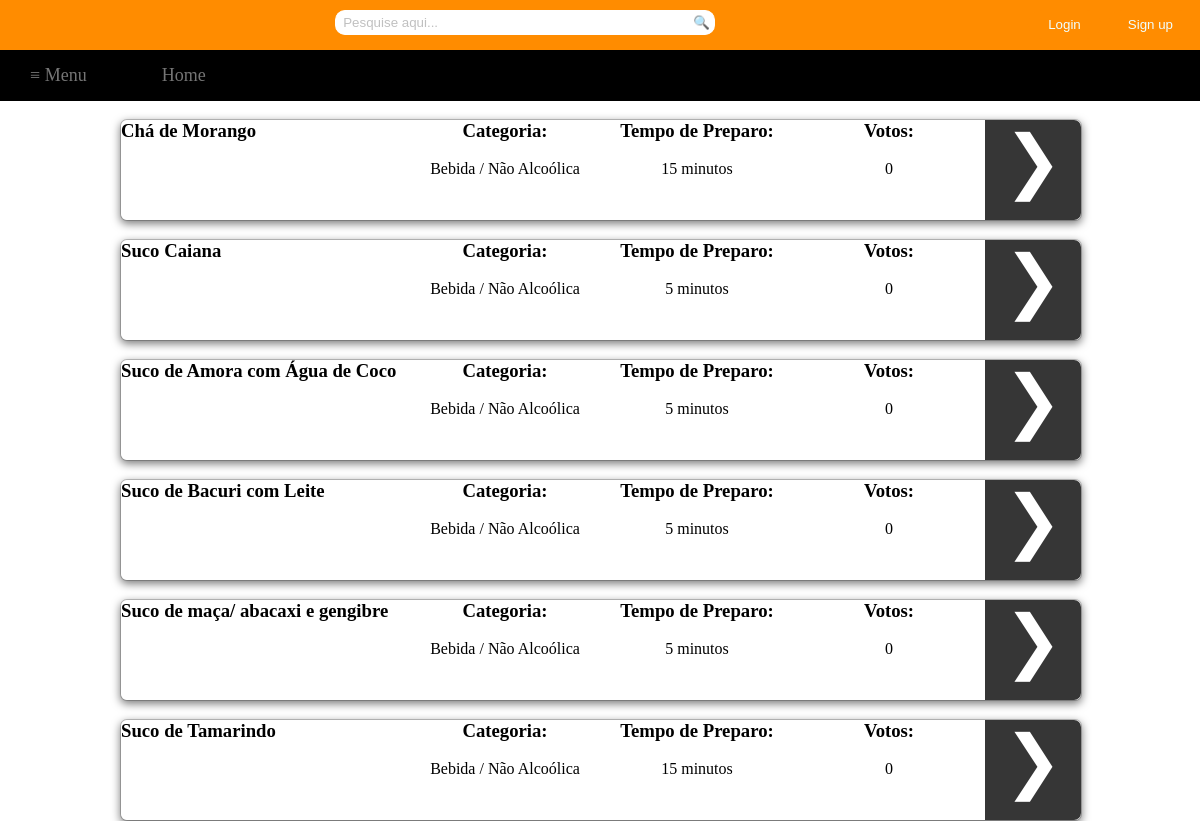
The page /TEX2/Recipes/nAlcoolica.php on the database its author committed.
### tables this page shows
CREATE TABLE `receita` (
  `codReceita` int(11) NOT NULL,
  `nomeReceita` varchar(255) DEFAULT NULL,
  `ingredientes` text,
  `modoPreparo` text,
  `codCategoria` int(11) DEFAULT NULL,
  `codTempo` int(11) DEFAULT NULL,
  `codUsuario` int(11) DEFAULT NULL,
  `totalVotos` int(11) NOT NULL
);

CREATE TABLE `tempo` (
  `codTempo` int(11) NOT NULL,
  `descTempo` varchar(255) DEFAULT NULL
);

### TEX2/Recipes/nAlcoolica.php (the view, shortened to what this page needs)
<html>
	<head>
		<link rel="stylesheet" type="text/css" href="../Style/style.css">
		<link rel="stylesheet" type="text/css" href="../Style/receitas.css">
	</head>
	<body>
		<div id="container">
			<div id="topbar">
				<?php
					if(!empty($_COOKIE['login']))
					{
						$name=$_COOKIE['login'];
						echo "<div id='sair'><input type='button' value='Sair' name='sair' onclick='location.href=&quot;../logout.php&quot;'/></div>";
						echo "<div id='bem-vindo'>Seja bem-vindo, $name</div>";
					}
					else
					{
						echo "<div id='btn2'><input type='button' value='Sign up' name='modal' href='#dialog2'/></div> ";
						echo "<div id='btn'><input type='button' value='Login' href='#dialog1' name='modal' /></div>";
					}
				?>
				<div id="search">
					<form method="post" action="../pesquisa.php">
						<div>
							<input type="search" class="searchbox" name="pesquisa" placeholder="  Pesquise aqui...">
							<a href="#">
								<button type="submit" name="submit" class="searchbox1">&#x1f50d;</button>
							</a>
						</div>
					</form>
				</div>
			</div>
			<div id="navbar">
				<?php
					if(!empty($_COOKIE['login']))
					{
						echo "<nav class='drop'>";
						echo "	<ul class='drop1'>";
						echo "	    <li class='dropMain'>";
						echo "	        <a href='#'>&#8801; Menu</a>";
						echo "	        <ul class='drop2'>";
						echo "	            <li>";
						echo "	            	<a href='doces.php'>Doces</a>";
						echo "	            </li>";
						echo "	            <li>";
						echo "	            	<a href='salgados.php'>Salgados</a>";
						echo "	            </li>";
						echo "	            <li>";
						echo "	            	<a href='saladas.php'>Saladas</a>";
						echo "	            </li>";
						echo "	            <li>";
						echo "	            	<a href='alcoolica.php'>Bebidas alcoólicas</a>";
						echo "	            </li>";
						echo "	            <li>";
						echo "	            	<a href='nAlcoolica.php'>Bebidas não alcoólicas</a>";
						echo "	            </li>";
						echo "	            <li>";
						echo "	            	<a href='rapidas.php'>Receitas rápidas(até 30 min)</a>";
						echo "	            </li>";
						echo "	            <li>";
						echo "	            	<a href='../visualizarReceitas.php'>Todas as receitas</a>";
						echo "	            </li>";
						echo "	        </ul>";
						echo "	    </li>";
						echo "		<li class='dropMain'>";
						echo "	        <a href='../index.php'>Home</a>";
						echo "	    </li>";
						echo "	    <li class='dropMain'>";
						echo "	        <a href='../receita.php'>Cadastrar Receita</a>";
						echo "	    </li>";
						echo "	    <li class='dropMain'>";
						echo "	        <a href='../viewReceitasCadastrado.php'>Minhas Receitas</a>";
						echo "	    </li>";
						echo "	</ul>";
						echo "</nav>";
					}
					else
					{
						echo "<nav class='drop'>";
						echo "	<ul class='drop1'>";
						echo "	    <li class='dropMain'>";
						echo "	        <a href='#'>&#8801; Menu</a>";
						echo "	    </li>";
						echo "		<li class='dropMain'>";
						echo "	        <a href='../index.php'>Home</a>";
						echo "	    </li>";
						echo "	</ul>";
						echo "</nav>";
					}
				?>
			</div>
			<div id="main">
				<div id="column_left">
				</div>
				<div id="column_center">
					<?php
						include('../Includes/conn.php');
						$query1=mysqli_query($conn,"SELECT codReceita, nomeReceita, totalVotos FROM receita WHERE codCategoria LIKE 4 ORDER BY totalVotos desc, nomeReceita asc; ");
						while($query2=mysqli_fetch_array($query1))
						{
							echo "<br /><div id='box'>";
							echo "<div id='left'><h3>".$query2['nomeReceita']."</h3></div>";
							$sql = "SELECT categoria.descCategoria FROM categoria, receita WHERE categoria.codCategoria=receita.codCategoria AND codReceita LIKE ".$query2['codReceita'].";";
							$result = mysqli_query($conn,$sql);
							while ($row = mysqli_fetch_array($result))
							{
								echo "<div id='center1'><center><h3>Categoria:</h3><br />".$row['descCategoria']."</center></div>";
							}
							$sql = "SELECT tempo.descTempo FROM tempo, receita WHERE tempo.codTempo=receita.codTempo AND codReceita LIKE ".$query2['codReceita'].";";
							$result = mysqli_query($conn,$sql);
							while ($row = mysqli_fetch_array($result))
							{
								echo "<div id='center2'><center><h3>Tempo de Preparo:</h3><br />".$row['descTempo']."</center></div>";
							}
							echo "<div id='center3'><center><h3>Votos:</h3><br />".$query2['totalVotos']."</center></div>";
							echo "<div id='right'><center><a class='visualizar' value='&#10095;' href='../visualizar.php?codReceita=".$query2['codReceita']."'>&#10095;</a></center></div>";
							echo "</div>";
						}
					?>
				</div>
				<div id="column_right">
				</div>
			</div>
		</div>
	</body>
</html>

### TEX2/Style/style.css (style rules this page uses)
* { margin: 0px; padding: 0px; }
#container { margin: 0; width: 100%; height: 100%; }
#topbar { margin: 0; width: 100%; height: 50px; background: #FF8C00; }
#navbar { margin: 0; width: 100%; }
#main { margin: auto; width: 100%; height: 590px; }
#main #column_left { float: left; left: 0; width: 10%; height: 100%; }
#main #column_center { float: left; left: 0; width: 80%; height: 100%; }
#main #column_right { float: right; right: 0; width: 10%; height: 100%; }
#btn input[type="button"] { float: right; color: #F0FFFF; border-radius: 20px; padding: 7px 20px 7px 20px; margin-top: 10px; margin-right: 7px; text-align: center; outline: thin dotted; outline: 0px auto -webkit-focus-ring-color; outline-offset: 0px; background: #FF8C00; border: 0px; }
input::placeholder { color: #C0C0C0; }
#btn2 input[type="button"] { float: right; color: #F0FFFF; border-radius: 20px; padding: 7px 20px 7px 20px; margin-top: 10px; margin-right: 7px; text-align: center; outline: thin dotted; outline: 0px auto -webkit-focus-ring-color; outline-offset: 0px; border: 0px; background: #FF8C00; }
#search { margin-right: 5px; text-align: center; }
#search .searchbox { width: 30%; height: 25px; border-radius: 10px 0px 0px 10px; outline: thin dotted; outline: 0px auto -webkit-focus-ring-color; outline-offset: 0px; border: 1px solid white; margin-top: 10px; border-right: none; }
#search .searchbox1 { cursor: pointer; outline: thin dotted; outline: 0px auto -webkit-focus-ring-color; outline-offset: 0px; height: 25px; margin-top: 10px; position: absolute; background: white; border: 1px solid white; border-left: none; border-radius: 0px 10px 10px 0px; padding-right: 4.2px; }
#navbar .drop { margin-top: 0 auto; text-align: center; }
#navbar .drop .drop1 { font-size: 18px; background: #000; padding: 0px; list-style: none; position: relative; display: block; }
#navbar .drop .drop1:after { content: ""; clear: both; display: block; }
#navbar .drop .drop1 .dropMain { float: left; padding: 15px 15px 15px 0px; }
#navbar .drop .drop1 .dropMain a { margin-top: 0px; display: block; padding: 0px 30px; color: #757575; text-decoration: none; }

### TEX2/Style/receitas.css (style rules this page uses)
#box { position:relative; background-color: #FFF; -webkit-background-clip:padding-box; background-clip:padding-box; border:1px solid #999; border:1px solid rgba(0,0,0,.2); border-radius:7px; outline:0; -webkit-box-shadow:0 3px 9px rgba(0,0,0,.5); box-shadow:0 3px 9px rgba(0,0,0,.5); height: 100px; width: 100%; }
#box #left { float: left; left: 0; width: 30%; }
#box #center1 { float: left; left: 0; width: 20%; }
#box #center2 { float: left; left: 0; width: 20%; }
#box #center3 { float: left; left: 0; width: 20%; }
#box #right { float: right; right: 0; width: 10%; height: 100%; background: #363636; border-top-right-radius: 7px; border-bottom-right-radius: 7px; }
#box #right .visualizar { color: white; font-size: 70px; outline: thin dotted; outline: 0px auto -webkit-focus-ring-color; outline-offset: 0px; }
a.visualizar:link { text-decoration: none; }

### rows shown on the page
receita: nomeReceita "Chá de Morango", descCategoria "Bebida / Não Alcoólica", totalVotos "0"
tempo: descTempo "15 minutos"
receita: nomeReceita "Suco Caiana", descCategoria "Bebida / Não Alcoólica", totalVotos "0"
tempo: descTempo "5 minutos"
receita: nomeReceita "Suco de Amora com Água de Coco", descCategoria "Bebida / Não Alcoólica", totalVotos "0"
receita: nomeReceita "Suco de Bacuri com Leite", descCategoria "Bebida / Não Alcoólica", totalVotos "0"
receita: nomeReceita "Suco de maça/ abacaxi e gengibre", descCategoria "Bebida / Não Alcoólica", totalVotos "0"
receita: nomeReceita "Suco de Tamarindo", descCategoria "Bebida / Não Alcoólica", totalVotos "0"
